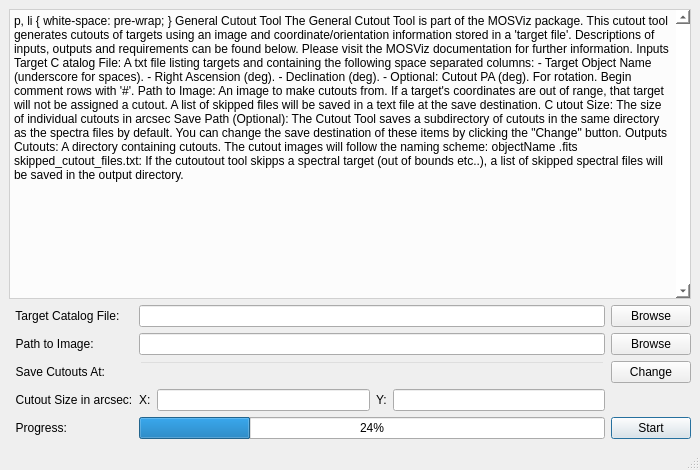
<?xml version="1.0" encoding="UTF-8"?>
<ui version="4.0">
 <class>MainWindow</class>
 <widget class="QMainWindow" name="MainWindow">
  <property name="geometry">
   <rect>
    <x>0</x>
    <y>0</y>
    <width>700</width>
    <height>470</height>
   </rect>
  </property>
  <property name="minimumSize">
   <size>
    <width>700</width>
    <height>470</height>
   </size>
  </property>
  <property name="maximumSize">
   <size>
    <width>16777215</width>
    <height>470</height>
   </size>
  </property>
  <property name="windowTitle">
   <string>MainWindow</string>
  </property>
  <widget class="QWidget" name="centralwidget">
   <layout class="QGridLayout" name="gridLayout">
    <item row="3" column="5">
     <widget class="QPushButton" name="image_browse_button">
      <property name="toolTip">
       <string>&lt;html&gt;&lt;head/&gt;&lt;body&gt;&lt;p&gt;&lt;span style=&quot; font-size:12pt;&quot;&gt;Browse to add an image to make cutouts from.&lt;/span&gt;&lt;/p&gt;&lt;/body&gt;&lt;/html&gt;</string>
      </property>
      <property name="text">
       <string>Browse</string>
      </property>
     </widget>
    </item>
    <item row="8" column="0">
     <widget class="QLabel" name="progress_label">
      <property name="text">
       <string>  Progress:</string>
      </property>
     </widget>
    </item>
    <item row="2" column="1" colspan="4">
     <widget class="QLineEdit" name="target_user_input">
      <property name="toolTip">
       <string>&lt;html&gt;&lt;head/&gt;&lt;body&gt;&lt;p&gt;&lt;span style=&quot; font-size:12pt;&quot;&gt;Path to the target catalog file.&lt;/span&gt;&lt;/p&gt;&lt;/body&gt;&lt;/html&gt;</string>
      </property>
     </widget>
    </item>
    <item row="0" column="0" colspan="6">
     <widget class="QTextBrowser" name="infoBox">
      <property name="styleSheet">
       <string notr="true">background-color: rgba(255, 255, 255, 203);</string>
      </property>
      <property name="verticalScrollBarPolicy">
       <enum>Qt::ScrollBarAlwaysOn</enum>
      </property>
      <property name="lineWrapMode">
       <enum>QTextEdit::WidgetWidth</enum>
      </property>
      <property name="lineWrapColumnOrWidth">
       <number>585</number>
      </property>
      <property name="html">
       <string>&lt;!DOCTYPE HTML PUBLIC &quot;-//W3C//DTD HTML 4.0//EN&quot; &quot;http://www.w3.org/TR/REC-html40/strict.dtd&quot;&gt;
&lt;html&gt;&lt;head&gt;&lt;meta name=&quot;qrichtext&quot; content=&quot;1&quot; /&gt;&lt;style type=&quot;text/css&quot;&gt;
p, li { white-space: pre-wrap; }
&lt;/style&gt;&lt;/head&gt;&lt;body style=&quot; font-family:'.SF NS Text'; font-size:13pt; font-weight:400; font-style:normal;&quot;&gt;
&lt;p align=&quot;center&quot; style=&quot; margin-top:0px; margin-bottom:0px; margin-left:0px; margin-right:0px; -qt-block-indent:0; text-indent:0px;&quot;&gt;&lt;span style=&quot; font-size:14pt; font-weight:600; text-decoration: underline;&quot;&gt;General Cutout Tool&lt;/span&gt;&lt;/p&gt;
&lt;p style=&quot;-qt-paragraph-type:empty; margin-top:0px; margin-bottom:0px; margin-left:0px; margin-right:0px; -qt-block-indent:0; text-indent:0px; font-size:12pt;&quot;&gt;&lt;br /&gt;&lt;/p&gt;
&lt;p style=&quot; margin-top:0px; margin-bottom:0px; margin-left:0px; margin-right:0px; -qt-block-indent:0; text-indent:0px;&quot;&gt;&lt;span style=&quot; font-family:'.SF NS Text,sans-serif'; font-size:12pt;&quot;&gt;The General Cutout Tool is part of the MOSViz package. This cutout tool generates cutouts of targets using an image and coordinate/orientation information stored in a 'target file'. &lt;/span&gt;&lt;span style=&quot; font-family:'Calibri,sans-serif'; font-size:12pt;&quot;&gt;Descriptions&lt;/span&gt;&lt;span style=&quot; font-family:'.SF NS Text,sans-serif'; font-size:12pt;&quot;&gt; of inputs, outputs and requirements can be found below. Please visit the MOSViz documentation for further information.&lt;/span&gt;&lt;span style=&quot; font-size:12pt;&quot;&gt; &lt;/span&gt;&lt;/p&gt;
&lt;p style=&quot;-qt-paragraph-type:empty; margin-top:0px; margin-bottom:0px; margin-left:0px; margin-right:0px; -qt-block-indent:0; text-indent:0px; font-size:12pt;&quot;&gt;&lt;br /&gt;&lt;/p&gt;
&lt;p style=&quot; margin-top:0px; margin-bottom:0px; margin-left:0px; margin-right:0px; -qt-block-indent:0; text-indent:0px;&quot;&gt;&lt;span style=&quot; font-size:12pt; font-weight:600; text-decoration: underline;&quot;&gt;Inputs&lt;/span&gt;&lt;/p&gt;
&lt;p style=&quot; margin-top:0px; margin-bottom:0px; margin-left:0px; margin-right:0px; -qt-block-indent:0; text-indent:0px;&quot;&gt;&lt;span style=&quot; font-size:12pt; font-weight:600;&quot;&gt;Target C&lt;/span&gt;&lt;span style=&quot; font-family:'.SF NS Text,sans-serif'; font-size:12pt; font-weight:600;&quot;&gt;atalog&lt;/span&gt;&lt;span style=&quot; font-size:12pt; font-weight:600;&quot;&gt; File: &lt;/span&gt;&lt;span style=&quot; font-size:12pt;&quot;&gt;A txt file listing targets and containing the following &lt;/span&gt;&lt;span style=&quot; font-size:12pt; font-weight:600;&quot;&gt;space separated&lt;/span&gt;&lt;span style=&quot; font-size:12pt;&quot;&gt; columns:&lt;/span&gt;&lt;/p&gt;
&lt;p style=&quot; margin-top:0px; margin-bottom:0px; margin-left:0px; margin-right:0px; -qt-block-indent:0; text-indent:0px;&quot;&gt;&lt;span style=&quot; font-size:12pt;&quot;&gt;    - Target Object Name (underscore for spaces). &lt;/span&gt;&lt;/p&gt;
&lt;p style=&quot; margin-top:0px; margin-bottom:0px; margin-left:0px; margin-right:0px; -qt-block-indent:0; text-indent:0px;&quot;&gt;&lt;span style=&quot; font-size:12pt;&quot;&gt;    - Right Ascension (deg). &lt;/span&gt;&lt;/p&gt;
&lt;p style=&quot; margin-top:0px; margin-bottom:0px; margin-left:0px; margin-right:0px; -qt-block-indent:0; text-indent:0px;&quot;&gt;&lt;span style=&quot; font-size:12pt;&quot;&gt;    - Declination (deg).&lt;/span&gt;&lt;/p&gt;
&lt;p style=&quot; margin-top:0px; margin-bottom:0px; margin-left:0px; margin-right:0px; -qt-block-indent:0; text-indent:0px;&quot;&gt;&lt;span style=&quot; font-size:12pt;&quot;&gt;    - Optional: Cutout PA (deg). For rotation.&lt;/span&gt;&lt;/p&gt;
&lt;p style=&quot; margin-top:0px; margin-bottom:0px; margin-left:0px; margin-right:0px; -qt-block-indent:0; text-indent:0px;&quot;&gt;&lt;span style=&quot; font-size:12pt;&quot;&gt;Begin comment rows with '#'.&lt;/span&gt;&lt;/p&gt;
&lt;p style=&quot;-qt-paragraph-type:empty; margin-top:0px; margin-bottom:0px; margin-left:0px; margin-right:0px; -qt-block-indent:0; text-indent:0px; font-size:12pt;&quot;&gt;&lt;br /&gt;&lt;/p&gt;
&lt;p style=&quot; margin-top:0px; margin-bottom:0px; margin-left:0px; margin-right:0px; -qt-block-indent:0; text-indent:0px;&quot;&gt;&lt;span style=&quot; font-size:12pt; font-weight:600;&quot;&gt;Path to Image:&lt;/span&gt;&lt;span style=&quot; font-size:12pt;&quot;&gt; An image to make cutouts from. If a target's coordinates are out of range, that target will not be assigned a cutout. A list of skipped files will be saved in a text file at the save destination.&lt;/span&gt;&lt;/p&gt;
&lt;p style=&quot;-qt-paragraph-type:empty; margin-top:0px; margin-bottom:0px; margin-left:0px; margin-right:0px; -qt-block-indent:0; text-indent:0px; font-size:12pt;&quot;&gt;&lt;br /&gt;&lt;/p&gt;
&lt;p style=&quot; margin-top:0px; margin-bottom:0px; margin-left:0px; margin-right:0px; -qt-block-indent:0; text-indent:0px;&quot;&gt;&lt;a name=&quot;docs-internal-guid-c8f1413b-5cd0-ce16-af7d-b5b1a747d2df&quot;&gt;&lt;/a&gt;&lt;span style=&quot; font-family:'Arial'; font-size:12pt; font-weight:600; color:#000000; background-color:transparent;&quot;&gt;C&lt;/span&gt;&lt;span style=&quot; font-family:'Arial'; font-size:12pt; font-weight:600; color:#000000; background-color:transparent;&quot;&gt;utout Size:&lt;/span&gt;&lt;span style=&quot; font-family:'Arial'; font-size:12pt; color:#000000; background-color:transparent;&quot;&gt; The size of individual cutouts in arcsec&lt;/span&gt;&lt;/p&gt;
&lt;p style=&quot;-qt-paragraph-type:empty; margin-top:0px; margin-bottom:0px; margin-left:0px; margin-right:0px; -qt-block-indent:0; text-indent:0px; font-family:'Arial'; font-size:12pt; color:#000000;&quot;&gt;&lt;br /&gt;&lt;/p&gt;
&lt;p style=&quot; margin-top:0px; margin-bottom:0px; margin-left:0px; margin-right:0px; -qt-block-indent:0; text-indent:0px;&quot;&gt;&lt;span style=&quot; font-family:'Arial'; font-size:12pt; font-weight:600; color:#000000; background-color:transparent;&quot;&gt;Save Path (Optional):&lt;/span&gt;&lt;span style=&quot; font-family:'Arial'; font-size:12pt; color:#000000; background-color:transparent;&quot;&gt; The Cutout Tool saves a subdirectory of cutouts in the same directory as the spectra files by default. You can change the save destination of these items by clicking the &amp;quot;Change&amp;quot; button.&lt;/span&gt;&lt;/p&gt;
&lt;p style=&quot;-qt-paragraph-type:empty; margin-top:0px; margin-bottom:0px; margin-left:0px; margin-right:0px; -qt-block-indent:0; text-indent:0px; font-family:'Arial'; font-size:12pt; color:#000000;&quot;&gt;&lt;br /&gt;&lt;/p&gt;
&lt;p style=&quot; margin-top:0px; margin-bottom:0px; margin-left:0px; margin-right:0px; -qt-block-indent:0; text-indent:0px;&quot;&gt;&lt;span style=&quot; font-family:'Arial'; font-size:12pt; font-weight:600; text-decoration: underline; color:#000000; background-color:transparent;&quot;&gt;Outputs&lt;/span&gt;&lt;/p&gt;
&lt;p style=&quot; margin-top:0px; margin-bottom:0px; margin-left:0px; margin-right:0px; -qt-block-indent:0; text-indent:0px;&quot;&gt;&lt;span style=&quot; font-family:'Arial'; font-size:12pt; font-weight:600; color:#000000; background-color:transparent;&quot;&gt;Cutouts: &lt;/span&gt;&lt;span style=&quot; font-family:'Arial'; font-size:12pt; color:#000000; background-color:transparent;&quot;&gt;A directory containing cutouts. The cutout images will follow the naming scheme:&lt;/span&gt;&lt;/p&gt;
&lt;p align=&quot;center&quot; style=&quot; margin-top:0px; margin-bottom:0px; margin-left:0px; margin-right:0px; -qt-block-indent:0; text-indent:0px;&quot;&gt;&lt;a name=&quot;docs-internal-guid-c8f1413b-5cd1-dca8-4611-362810d62030&quot;&gt;&lt;/a&gt;&lt;span style=&quot; font-family:'Arial'; font-size:12pt; font-style:italic; color:#000000; background-color:transparent;&quot;&gt;&amp;lt;&lt;/span&gt;&lt;span style=&quot; font-family:'Arial'; font-size:12pt; font-style:italic; color:#000000; background-color:transparent;&quot;&gt;objectName&amp;gt;.fits&lt;/span&gt;&lt;/p&gt;
&lt;p style=&quot;-qt-paragraph-type:empty; margin-top:0px; margin-bottom:0px; margin-left:0px; margin-right:0px; -qt-block-indent:0; text-indent:0px; font-family:'Arial'; font-size:12pt; color:#000000;&quot;&gt;&lt;br /&gt;&lt;/p&gt;
&lt;p style=&quot; margin-top:0px; margin-bottom:0px; margin-left:0px; margin-right:0px; -qt-block-indent:0; text-indent:0px;&quot;&gt;&lt;span style=&quot; font-family:'Arial'; font-size:12pt; font-weight:600; color:#000000;&quot;&gt;skipped_cutout_files.txt:&lt;/span&gt;&lt;span style=&quot; font-family:'Arial'; font-size:12pt; color:#000000;&quot;&gt; If the cutoutout tool skipps a spectral target (out of bounds etc..), a list of skipped spectral files will be saved in the output directory.&lt;/span&gt;&lt;/p&gt;
&lt;p style=&quot;-qt-paragraph-type:empty; margin-top:0px; margin-bottom:0px; margin-left:0px; margin-right:0px; -qt-block-indent:0; text-indent:0px; font-size:12pt;&quot;&gt;&lt;br /&gt;&lt;/p&gt;&lt;/body&gt;&lt;/html&gt;</string>
      </property>
     </widget>
    </item>
    <item row="2" column="5">
     <widget class="QPushButton" name="target_browse_button">
      <property name="toolTip">
       <string>&lt;html&gt;&lt;head/&gt;&lt;body&gt;&lt;p&gt;&lt;span style=&quot; font-size:12pt;&quot;&gt;Browse to add the target catalog file.&lt;/span&gt;&lt;/p&gt;&lt;/body&gt;&lt;/html&gt;</string>
      </property>
      <property name="text">
       <string>Browse</string>
      </property>
     </widget>
    </item>
    <item row="6" column="4">
     <widget class="QLineEdit" name="y_user_input">
      <property name="toolTip">
       <string>&lt;html&gt;&lt;head/&gt;&lt;body&gt;&lt;p&gt;&lt;span style=&quot; font-family:'Arial'; font-size:12pt; color:#000000; background-color:transparent;&quot;&gt;The Y dimension size of individual cutouts in arcsec&lt;/span&gt;&lt;/p&gt;&lt;/body&gt;&lt;/html&gt;</string>
      </property>
     </widget>
    </item>
    <item row="6" column="3">
     <widget class="QLabel" name="y_label">
      <property name="text">
       <string>Y:</string>
      </property>
     </widget>
    </item>
    <item row="6" column="1">
     <widget class="QLabel" name="x_label">
      <property name="text">
       <string>X:</string>
      </property>
     </widget>
    </item>
    <item row="8" column="5">
     <widget class="QPushButton" name="start_button">
      <property name="text">
       <string>Start</string>
      </property>
      <property name="default">
       <bool>true</bool>
      </property>
     </widget>
    </item>
    <item row="6" column="2">
     <widget class="QLineEdit" name="x_user_input">
      <property name="toolTip">
       <string>&lt;html&gt;&lt;head/&gt;&lt;body&gt;&lt;p&gt;&lt;span style=&quot; font-family:'Arial'; font-size:12pt; color:#000000; background-color:transparent;&quot;&gt;The X dimension size of individual cutouts in arcsec&lt;/span&gt;&lt;/p&gt;&lt;/body&gt;&lt;/html&gt;</string>
      </property>
     </widget>
    </item>
    <item row="3" column="0">
     <widget class="QLabel" name="image_label">
      <property name="text">
       <string>  Path to Image:</string>
      </property>
     </widget>
    </item>
    <item row="3" column="1" colspan="4">
     <widget class="QLineEdit" name="image_user_input">
      <property name="toolTip">
       <string>&lt;html&gt;&lt;head/&gt;&lt;body&gt;&lt;p&gt;&lt;span style=&quot; font-size:12pt;&quot;&gt;Path to image to make cutouts from.&lt;/span&gt;&lt;/p&gt;&lt;/body&gt;&lt;/html&gt;</string>
      </property>
     </widget>
    </item>
    <item row="8" column="1" colspan="4">
     <widget class="QProgressBar" name="progressBar">
      <property name="value">
       <number>24</number>
      </property>
     </widget>
    </item>
    <item row="4" column="0">
     <widget class="QLabel" name="save_label">
      <property name="text">
       <string>  Save Cutouts At:</string>
      </property>
     </widget>
    </item>
    <item row="6" column="0">
     <widget class="QLabel" name="size_label">
      <property name="text">
       <string>  Cutout Size in arcsec:</string>
      </property>
     </widget>
    </item>
    <item row="4" column="5">
     <widget class="QPushButton" name="change_save_button">
      <property name="toolTip">
       <string>&lt;html&gt;&lt;head/&gt;&lt;body&gt;&lt;p&gt;&lt;span style=&quot; font-family:'Arial'; font-size:12pt; color:#000000; background-color:transparent;&quot;&gt;Change output destination.&lt;/span&gt;&lt;/p&gt;&lt;/body&gt;&lt;/html&gt;</string>
      </property>
      <property name="text">
       <string>Change</string>
      </property>
     </widget>
    </item>
    <item row="4" column="1" colspan="4">
     <widget class="QLineEdit" name="save_path_display">
      <property name="styleSheet">
       <string notr="true">background-color: rgba(255, 255, 255, 0);</string>
      </property>
     </widget>
    </item>
    <item row="2" column="0">
     <widget class="QLabel" name="target_label">
      <property name="text">
       <string>  Target Catalog File:</string>
      </property>
      <property name="wordWrap">
       <bool>false</bool>
      </property>
     </widget>
    </item>
   </layout>
  </widget>
  <widget class="QStatusBar" name="statusbar"/>
  <widget class="QMenuBar" name="menubar">
   <property name="geometry">
    <rect>
     <x>0</x>
     <y>0</y>
     <width>700</width>
     <height>22</height>
    </rect>
   </property>
  </widget>
 </widget>
 <tabstops>
  <tabstop>target_user_input</tabstop>
  <tabstop>image_user_input</tabstop>
  <tabstop>x_user_input</tabstop>
  <tabstop>y_user_input</tabstop>
  <tabstop>start_button</tabstop>
  <tabstop>target_browse_button</tabstop>
  <tabstop>infoBox</tabstop>
  <tabstop>image_browse_button</tabstop>
  <tabstop>change_save_button</tabstop>
  <tabstop>save_path_display</tabstop>
 </tabstops>
 <resources/>
 <connections/>
</ui>
